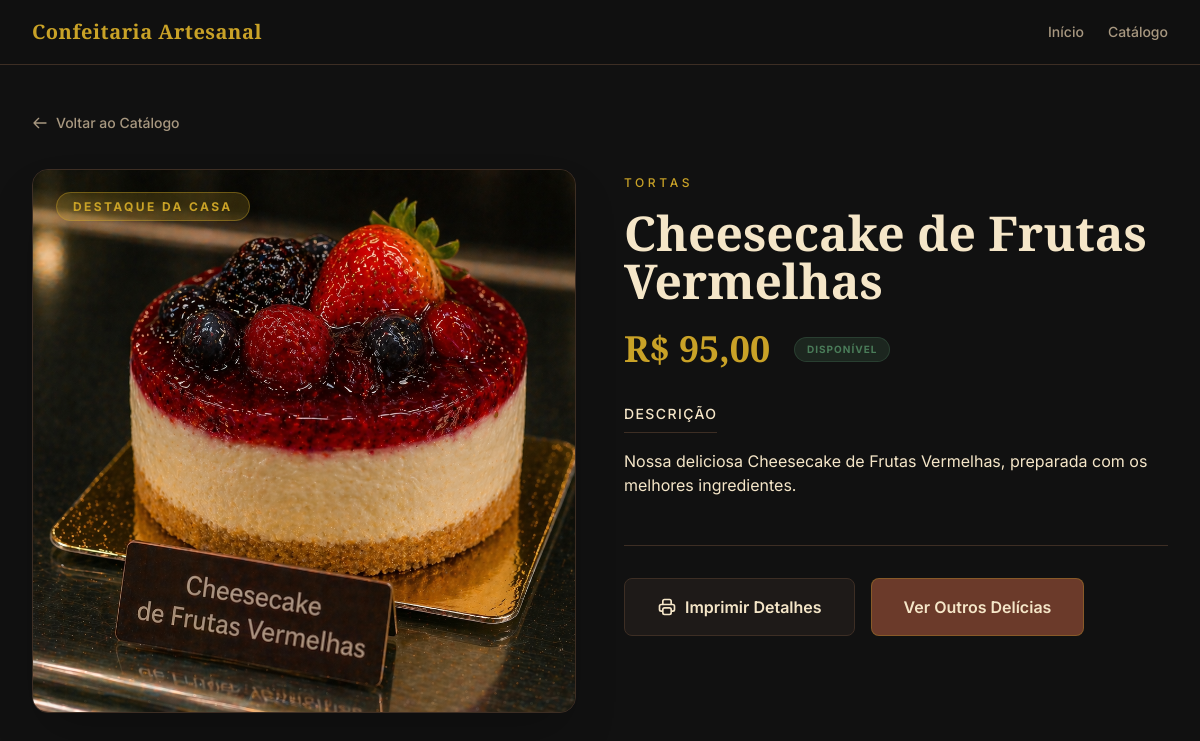
The app's page /catalogo/cheesecake-de-frutas-vermelhas/ with its own data.
### catalog/models.py (models this page shows, shortened)
class Product(models.Model):
    category = models.ForeignKey(
        'Category',
        on_delete=models.PROTECT,
        related_name='products'
    )
    name = models.CharField(max_length=200)
    slug = models.SlugField(unique=True, blank=True, max_length=220)
    description = models.TextField(blank=True)
    price = models.DecimalField(max_digits=8, decimal_places=2)
    image = models.ImageField(upload_to='products/', blank=True, null=True)
    is_available = models.BooleanField(default=True)
    is_featured = models.BooleanField(default=False)
    created_at = models.DateTimeField(auto_now_add=True)
    updated_at = models.DateTimeField(auto_now=True)
    class Meta:
        verbose_name = 'Produto'
        verbose_name_plural = 'Produtos'
        ordering = ['-created_at']

class Category(models.Model):
    name = models.CharField(max_length=100)
    slug = models.SlugField(unique=True, blank=True)
    created_at = models.DateTimeField(auto_now_add=True)
    updated_at = models.DateTimeField(auto_now=True)
    class Meta:
        verbose_name = 'Categoria'
        verbose_name_plural = 'Categorias'

### catalog/views.py (the view)
# urls.py: path('catalogo/<slug:slug>/', views.ProductDetailView.as_view(), name='product_detail'),
class ProductDetailView(DetailView):
    model = Product
    template_name = 'catalog/product_detail.html'
    context_object_name = 'product'
    def get_queryset(self):
        return Product.objects.filter(is_available=True)

### templates/catalog/product_detail.html (shortened to what this page needs)
{% extends 'base.html' %}
{% load static %}
{% block content %}
<section class="py-12 bg-[#111111] min-h-screen">
    <div class="max-w-7xl mx-auto px-4 sm:px-6 lg:px-8">
        <nav class="mb-8">
            <a href="{% url 'catalog:product_list' %}" class="inline-flex items-center text-[#A89880] hover:text-[#C9A227] transition-colors text-sm font-medium group">
                <svg xmlns="http://www.w3.org/2000/svg" class="h-4 w-4 mr-2 transform group-hover:-translate-x-1 transition-transform" fill="none" viewBox="0 0 24 24" stroke="currentColor">
                    <path stroke-linecap="round" stroke-linejoin="round" stroke-width="2" d="M10 19l-7-7m0 0l7-7m-7 7h18" />
                </svg>
                Voltar ao Catálogo
            </a>
        </nav>
        <div class="grid grid-cols-1 lg:grid-cols-2 gap-12 items-start">
            <div class="relative group">
                <div class="aspect-square rounded-2xl overflow-hidden border border-[#3D2E24] bg-[#1E1A18] shadow-2xl">
                    {% if product.image %}
                        <img src="{{ product.image.url }}" alt="{{ product.name }}" class="w-full h-full object-cover">
                    {% else %}
                        <img src="{% static 'images/placeholder.jpg' %}" alt="{{ product.name }}" class="w-full h-full object-cover opacity-60">
                    {% endif %}
                </div>
                {% if product.is_featured %}
                <div class="absolute top-6 left-6">
                    <span class="px-4 py-1.5 bg-[#C9A227]/20 backdrop-blur-md text-[#C9A227] text-xs font-bold uppercase tracking-[0.2em] rounded-full border border-[#C9A227]/40 shadow-lg">
                        Destaque da Casa
                    </span>
                </div>
                {% endif %}
            </div>
            <div class="flex flex-col">
                <div class="mb-6">
                    <a href="{% url 'catalog:product_list' %}?categoria={{ product.category.slug }}" class="text-[#C9A227] font-medium uppercase tracking-[0.3em] text-xs hover:underline decoration-[#C9A227]/40 underline-offset-4">
                        {{ product.category.name }}
                    </a>
                    <h1 class="mt-4 font-['Playfair_Display'] text-4xl lg:text-5xl font-bold text-[#F5E6C8] leading-tight">
                        {{ product.name }}
                    </h1>
                </div>
                <div class="flex items-center gap-6 mb-8">
                    <span class="font-['Playfair_Display'] text-4xl text-[#C9A227] font-bold">
                        R$ {{ product.price|floatformat:2 }}
                    </span>
                    {% if product.is_available %}
                        <span class="px-3 py-1 bg-[#4A7C59]/20 text-[#4A7C59] text-[10px] font-bold uppercase tracking-widest rounded-full border border-[#4A7C59]/30">
                            Disponível
                        </span>
                    {% else %}
                        <span class="px-3 py-1 bg-[#CC2936]/20 text-[#CC2936] text-[10px] font-bold uppercase tracking-widest rounded-full border border-[#CC2936]/30">
                            Sob Encomenda / Indisponível
                        </span>
                    {% endif %}
                </div>
                <div class="prose prose-invert max-w-none">
                    <h3 class="text-sm font-medium text-[#F5E6C8] uppercase tracking-widest mb-4 border-b border-[#3D2E24] pb-2 inline-block">
                        Descrição
                    </h3>
                    <p class="font-['Inter'] text-lg text-[#A89880] leading-relaxed font-light">
                        {% if product.description %}
                            {{ product.description|linebreaks }}
                        {% else %}
                            Este produto artesanal é preparado com ingredientes selecionados para proporcionar uma experiência única de sabor e textura. Entre em contato para mais detalhes sobre a composição e opções de personalização.
                        {% endif %}
                    </p>
                </div>
                <div class="mt-12 pt-8 border-t border-[#3D2E24]">
                    <div class="flex flex-col sm:flex-row gap-4">
                        <button onclick="window.print()" class="px-8 py-4 bg-[#1E1A18] hover:bg-[#2C2420] text-[#F5E6C8] font-semibold rounded-lg transition-all duration-200 border border-[#3D2E24] hover:border-[#C9A227]/40 flex items-center justify-center gap-2">
                            Imprimir Detalhes
                        </button>
                        <a href="{% url 'catalog:product_list' %}" class="px-8 py-4 bg-[#6B3A2A] hover:bg-[#4A2318] text-[#F5E6C8] font-semibold rounded-lg transition-all duration-200 border border-[#C9A227]/30 hover:border-[#C9A227]/60 text-center">
                            Ver Outros Delícias
                        </a>
                    </div>
                </div>
            </div>
        </div>
    </div>
</section>
{% endblock %}

### records on screen
Product: image (picture), category.name "TORTAS", name "Cheesecake de Frutas Vermelhas", price "95,00", description "Nossa deliciosa Cheesecake de Frutas Vermelhas, preparada com os melhores ingredientes."
